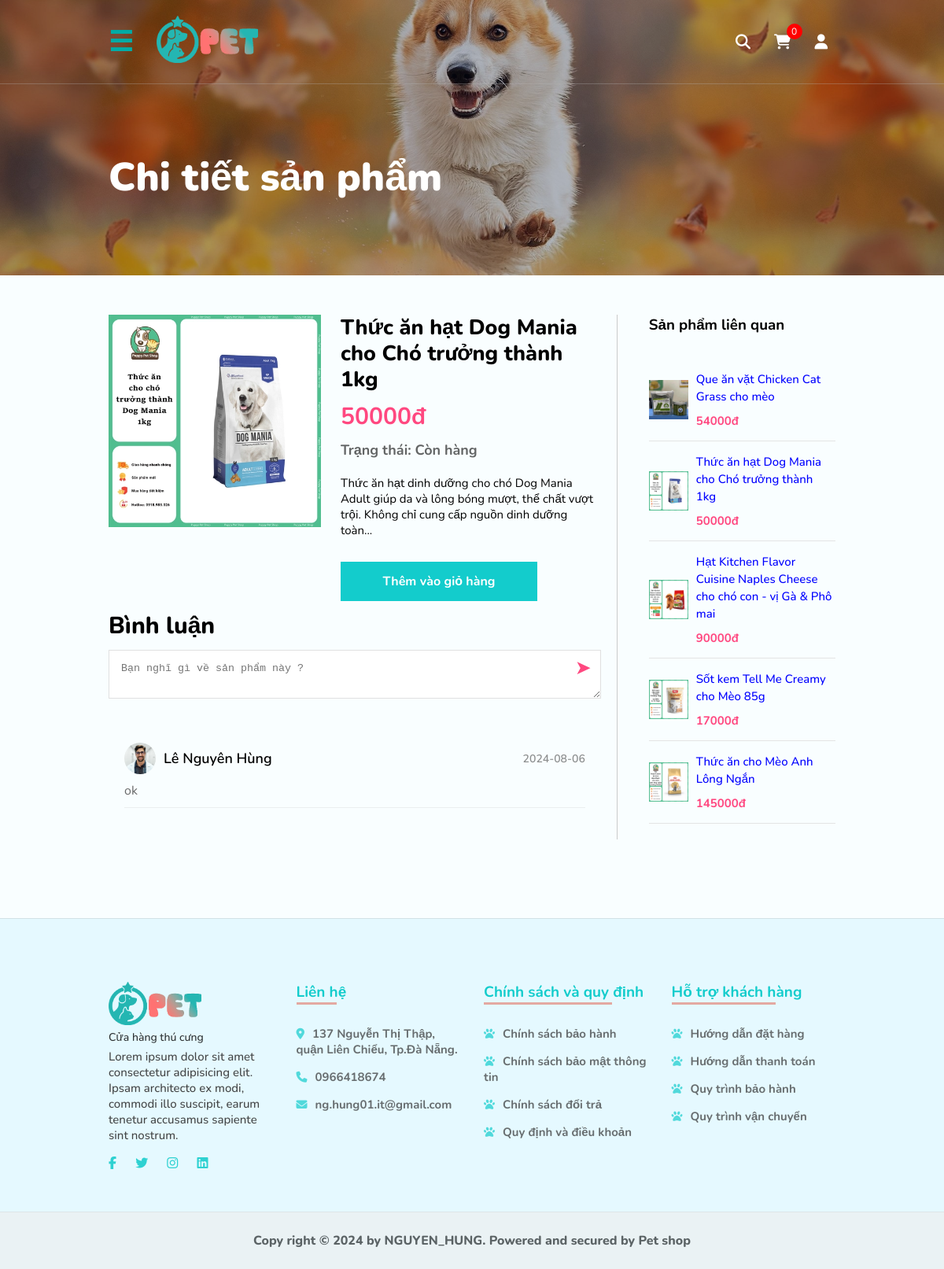
Screenshot of /views/pages/detail.php?product_id=4 with the database file from the repository.
### tables this page shows
CREATE TABLE `products` (
  `product_id` int(11) NOT NULL AUTO_INCREMENT,
  `name` varchar(255) NOT NULL,
  `description` blob NOT NULL,
  `created_day` date NOT NULL,
  `price` float NOT NULL,
  `image` varchar(255) NOT NULL,
  `quantity` int(10) NOT NULL,
  `category_id` int(11) DEFAULT NULL,
  PRIMARY KEY (`product_id`),
  KEY `category_id` (`category_id`),
  CONSTRAINT `products_ibfk_1` FOREIGN KEY (`category_id`) REFERENCES `categories` (`category_id`)
);

CREATE TABLE `users` (
  `user_id` int(11) NOT NULL AUTO_INCREMENT,
  `fullname` varchar(100) NOT NULL,
  `username` varchar(100) NOT NULL,
  `password` varchar(50) NOT NULL,
  `email` varchar(100) NOT NULL,
  `phonenumber` varchar(20) NOT NULL,
  `birthday` date DEFAULT NULL,
  `gender` enum('male','female') DEFAULT NULL,
  `avatar` varchar(255) DEFAULT NULL,
  `role` enum('user','admin') NOT NULL DEFAULT 'user',
  PRIMARY KEY (`user_id`)
);

### config/connectDB.php (called while the page is built, shortened)
<?php
class databaseManager {
    private static $instance = null;
    private $connect;
    private function __construct($host, $username, $pass, $database) {
        $this->connect = new mysqli($host, $username, $pass, $database);
    }
    public static function getInstance() {
        if (self::$instance === null) {
            self::$instance = new self('localhost', 'root', 'lnh070601.', 'petshop');
        }
        return self::$instance;
    }
    public function executeQuery($query) {
        $result = $this->connect->query($query);
        return $result;
    }
}
?>

### models/Product.php (called while the page is built, shortened)
<?php
   require_once __DIR__ . '/../config/connectDB.php';
   class Product {
        private $dataManager;
        public function __construct(
            $name = 'Uknown',
            $description = '',
            $created_day = null,
            $price = 0,
            $quantity = 0,
            $category_id = null,
            $image = null,
            $dataManager = null
        ) {
            $this->dataManager = databaseManager::getInstance();
        }
        public function getValues($whereColumn, $value) {
            $query = "SELECT * FROM products WHERE $whereColumn = '$value'";
            $result = $this->dataManager->executeQuery($query);
            $rows = [];
            while ($row = $result->fetch_assoc()) {
                $rows[] = $row;
            }
            return $rows;
        }
   }
?>

### models/Comment.php (called while the page is built, shortened)
<?php
    require_once __DIR__ . '/../config/connectDB.php';
    class Comment {
        private $dataManager;
        public function __construct(
            $content = '',
            $user_id = null,
            $product_id = null,
            $created_day = null,
            $dataManager = null
        ) {
            $this->dataManager = databaseManager::getInstance();
        }
        public function getCmtByProduct($product_id) {
            $query = "SELECT * FROM comment_product WHERE product_id = '$product_id'";
            $result = $this->dataManager->executeQuery($query);
            $comments = [];
            if ($result) {
                while ($row = $result->fetch_assoc()) {
                    $comments[] = $row;
                }
            }
            return $comments;
        }
    }
?>

### models/User.php (called while the page is built, shortened)
<?php
    require_once __DIR__ . '/../config/connectDB.php';
class User {
    private $dataManager;
    public function __construct($fullname = 'Unknown', $username = 'Unknown', $password = null, $email = 'Unknown', $phonenumber = 'Unknown', $gender = 'Unknown', $birthday = 'Unknown',$avatar = null, $role = "user",$dataManager = null) {
        $this->dataManager = databaseManager::getInstance();
    }
    public function getUser($whereColumn, $inputCheck) {
        $query = "SELECT * FROM users WHERE $whereColumn = '$inputCheck'";
        $result = $this->dataManager->executeQuery($query);
        if ($result->num_rows > 0) {
            return $result->fetch_assoc();
        } else {
            return null;
        }
    }
}
?>

### views/pages/detail.php (the view, shortened to what this page needs)
<?php
require_once __DIR__ . '/../../config/connectDB.php';
require_once __DIR__ . '/../../models/Product.php';
require_once __DIR__ . '/../../models/Comment.php';
require_once __DIR__ . '/../../models/User.php';
$product_id = $_GET['product_id'];
$product = new Product();
$productValue = $product->getValues('product_id', $product_id);
$productSimilars = $product->getValues('category_id', $productValue[0]['category_id']);
$comment = new Comment();
$comments = $comment->getCmtByProduct($product_id);
$listCmts = [];
$user = new User();
foreach ($comments as $comment) {
    $commentData = [];
    $commentData['create_day'] = $comment['create_day'];
    $commentData['content'] = $comment['content'];
    $info = $user->getUser('user_id', $comment['user_id']);
    $commentData['fullname'] = $info['fullname'];
    $commentData['avatar'] = $info['avatar'];
    $listCmts[] = $commentData;
}
?>
<!DOCTYPE html>
<html lang="en">
<head>
    <?php require_once __DIR__ . '/../components/link-css.php'; ?>
    <link rel="stylesheet" href="../../assets/css/pages/detail.css?v=<?php echo time(); ?>">
</head>
<body>
    <?php require_once __DIR__ . '/../components/header.php'; ?>
    <section class="banner-page">
        <img src="../../assets/images/banner-detail.jpg" alt="">
        <div class="overlay"></div>
        <div class="title">
            <div class="container">
                <h2>Chi tiết sản phẩm</h2>
            </div>
        </div>
    </section>
    <section class="detail-product">
        <div class="container">
            <div class="left">
                <div class="img">
                    <img src="../../assets/images/<?php echo $productValue[0]['image']; ?>">
                </div>
                <div class="info-product">
                    <div class="name"><?php echo $productValue[0]['name']; ?></div>
                    <div class="price"><?php echo $productValue[0]['price'] . 'đ'; ?></div>
                    <div class="status">Trạng thái: <?php echo ($productValue[0]['quantity'] > 0) ? 'Còn hàng' : 'Hết hàng'; ?></div>
                    <div class="description"><p><?php echo $productValue[0]['description']; ?></p></div>
                    <div class="add-cart">
                        <?php if(isset($_SESSION['role']) && $_SESSION['role'] == 'user') { ?>
                            <a href="../../controllers/CartControllers.php?product_id=<?php echo $productValue[0]['product_id']; ?>"><span>Thêm vào giỏ hàng</span></a>
                        <?php } else if(isset($_SESSION['role']) && $_SESSION['role'] == 'admin') { ?>
                            <a href="#" onclick="cannotAdd(event);"><span>Thêm vào giỏ hàng</span></a>
                        <?php } else { ?>
                            <a href="#" onclick="loginRequired(event);"><span>Thêm vào giỏ hàng</span></a>
                        <?php } ?>
                    </div>
                </div>
                <div class="comment">
                    <h3>Bình luận</h3>
                    <form action="../../controllers/CommentControllers.php" method="post">
                       <textarea name="comment" cols="30" rows="2" placeholder="Bạn nghĩ gì về sản phẩm này ?"></textarea>
                       <button type="submit" name="get_comment" value="<?php echo $productValue[0]['product_id']; ?>">&#10148;</button>
                    </form>
                    <div class="list-cmt">
                        <?php if(count($listCmts) == 0) { ?>
                            <p>Chưa có bình luận nào.</p>
                        <?php } else { ?>
                        <?php foreach($listCmts as $listCmt) { ?>
                            <div class="item">
                                <div class="info">
                                   <div class="user">
                                   <img src="../../assets/images/<?php echo $listCmt['avatar']; ?>" alt="">
                                    <p><?php echo $listCmt['fullname']; ?></p>
                                   </div>
                                   <p><?php echo $listCmt['create_day']; ?></p>
                                </div>
                                <div class="content">
                                <?php echo $listCmt['content']; ?>
                                </div>
                            </div>
                        <?php } ?>
                        <?php } ?>
                    </div>
                </div>
            </div>
            <div class="right">
                <h3>Sản phẩm liên quan</h3>
                <div class="list-product">
                    <?php foreach($productSimilars as $product) { ?>
                    <div class="item">
                        <div class="img">
                            <img src="../../assets/images/<?php echo $product['image'];?>" alt="">
                        </div>
                        <div class="info-product">
                            <div class="name"><a href="detail.php?product_id=<?php echo $product['product_id'];?>">
                            <?php echo $product['name'];?>
                            </a></div>
                            <div class="price"><?php echo $product['price'].'đ';?></div>
                        </div>
                    </div>
                    <?php } ?>
                </div>
            </div>
        </div>
    </section>
    <?php require_once __DIR__ . '/../components/footer.php'; ?>
</body>
</html>

### assets/css/base/share.css (style rules this page uses)
.banner-page { width: 100%; height: 350px; position: relative; }
.banner-page img { width: 100%; height: 100%; object-fit: cover; object-position: center; }
.overlay { position: absolute; top: 0; left: 0; right: 0; bottom: 0; background-color: rgba(1, 15, 39, 0.314); z-index: 1; }
.banner-page .title { position: absolute; top: 0; left: 0; right: 0; bottom: 0; z-index: 2; display: flex; align-items: center; }
.banner-page .title h2 { font-size: 50px; font-weight: 900; color: #fff; margin-top: 100px; }
.container { width: 1200px; max-width: 1400px; padding: 0 15px; margin: auto; }
@media (max-width: 1280px) { .container { width: 1024px !important; padding: 0 50px !important; } }

### assets/css/base/variable.css (style rules this page uses)
:root { --color-green: #24b6b2; --color-pink: #ff4880; }

### rows the page displays
products: image (picture), name "Thức ăn hạt Dog Mania cho Chó trưởng thành 1kg", price "50000", description "Thức ăn hạt dinh dưỡng cho chó Dog Mania Adult giúp da và lông bóng mượt, thể chất vượt trội. Không chỉ cung cấp nguồn dinh dưỡng toàn..."
users: avatar (picture), fullname "Lê Nguyên Hùng", create_day "2024-08-06", content "ok"
products: image (picture), name "Que ăn vặt Chicken Cat Grass cho mèo", price "54000"
products: image (picture), name "Hạt Kitchen Flavor Cuisine Naples Cheese cho chó con - vị Gà & Phô mai", price "90000"
products: image (picture), name "Sốt kem Tell Me Creamy cho Mèo 85g", price "17000"
products: image (picture), name "Thức ăn cho Mèo Anh Lông Ngắn", price "145000"
